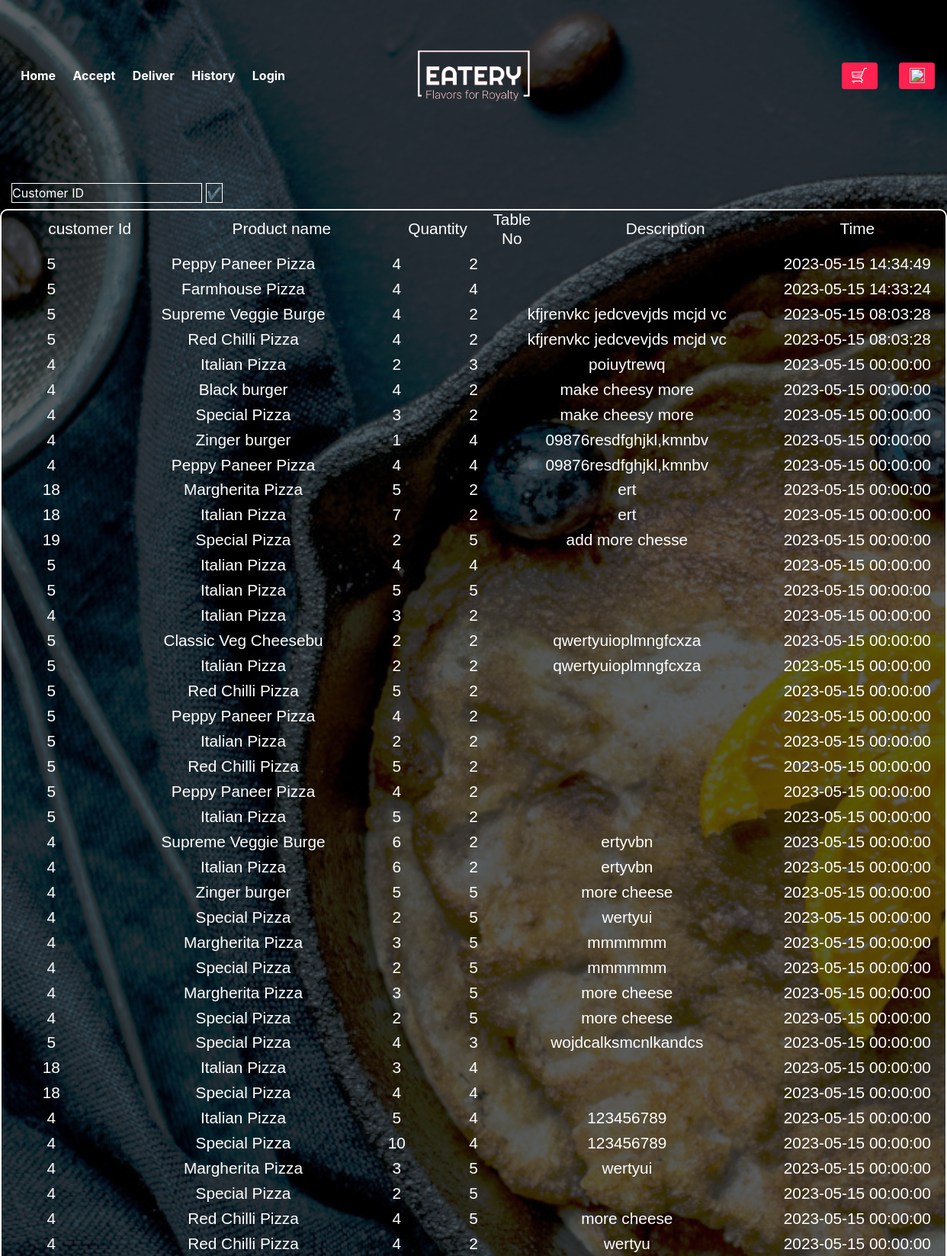
Page /admin_history.php (upper part) on the committed database.
### tables this page shows
CREATE TABLE `orders` (
  `order_id` int(4) NOT NULL,
  `customer_id` int(4) NOT NULL,
  `product_id` int(6) NOT NULL,
  `qty` int(2) NOT NULL,
  `order_desc` varchar(100) NOT NULL,
  `table_no` int(3) NOT NULL,
  `oreder_time` datetime NOT NULL DEFAULT current_timestamp(),
  `status` varchar(10) NOT NULL
);

CREATE TABLE `products` (
  `product_id` int(4) NOT NULL,
  `product_no` int(3) NOT NULL,
  `product_name` varchar(20) NOT NULL,
  `product_price` int(5) NOT NULL,
  `product_type` varchar(15) NOT NULL,
  `product_qty` int(5) NOT NULL,
  `product_desc` varchar(100) NOT NULL,
  `product_img` text NOT NULL
);

### admin_history.php (the view, shortened to what this page needs)
<html>
<head>
  <link rel="stylesheet" href="assets/vendors/themify-icons/css/themify-icons.css">
  <link rel="stylesheet" href="assets/vendors/animate/animate.css">
  <link rel="stylesheet" href="assets/css/foodhut.css">
  <link rel="stylesheet" href="assets/css/cart.css">
</head>
<body>
<nav class="custom-navbar navbar navbar-expand-lg navbar-dark fixed-top" data-spy="affix" data-offset-top="10">
        <div class="collapse navbar-collapse" id="navbarSupportedContent">
      <ul class="navbar-nav">
        <li class="nav-item">
          <input type="button" value="Home"  class="nav-link te"  href="" onclick="home(this.name)" name="index.php#Home">
        </li>
        <li class="nav-item">
        <input type="button" value="Accept"  class="nav-link te"  href="" onclick="home(this.name)" name="admin.php">
        </li>
        <li class="nav-item">
        <input type="button" value="Deliver"  class="nav-link te"  href="" onclick="home(this.name)" name="admin_ord.php">
        </li>
        <li class="nav-item">
        <input type="button" value="History"  class="nav-link te"  href="" onclick="home(this.name)" name="admin_history.php">
        </li>
        <li class="nav-item">
          <a class="nav-link" href="<?php if(isset($_SESSION['login'])){echo'assets/php/logout.php';}else{echo 'login.php';} ?>"><?php if(isset($_SESSION['login'])){echo'Log-out';}else{echo 'Login';} ?></a>
        </li>
      </ul>
      <a class="navbar-brand m-auto" href="#">
      <img src="assets/imgs/logo3.png" class="brand-img" alt="" onclick="home(this.name)" name="index.php#Home">
      </a>
      <ul class="navbar-nav">
        <li class="nav-item cart-btn">
          <a href="cart.php" class="btn btn-primary ml-xl-4 cart-btn"><img src="assets/imgs/cart.png" id="cart" alt=""
              srcset=""></a>
          <a href="<?php if(isset($_SESSION['login'])){echo'assets/php/profile.php';}else{echo'assets/php/error.php';} ?>" class="btn btn-primary ml-xl-4 cart-btn"><img src="assets/imgs/user.png" id="cart" alt=""></a>
        </li>
      </ul>
    </div>
    </nav>
<?php
include 'assets/php/config.php';
 ?>
<?php
if($_SERVER["REQUEST_METHOD"]=="GET"){
    if(isset($_GET['search'])){ ?>
        <header class="container-fluid">
        <div class="srch">
    <form action="" method="get">
        <input type="number" name="cid" placeholder="Customer ID">
        <input name="search" type="submit"  value="✔">
    </form>
</div>
    <div class="row" id="cart-container">
      <div class="col-sm-6 col-md-12 col-xs-12 my-2 cart-main cart-middle">
                <div class="container-fluid text-c" id="cart-head">
                  <div class="row d-flex cart-head">
                      <div class="col-2">
                          <h5>customer Id</h5>
                      </div>
                      <div class="col-3">
                          <h5>Product name</h5>
                      </div>
                      <div class="col-1">
                          <h5>Quantity</h5>
                      </div>
                      <div class="col-1">
                          <h5>Table No</h5>
                      </div>
                      <div class="col-3">
                          <h5>Description</h5>
                      </div>
                      <div class="col-2">
                          <h5>Time</h5>
                      </div>
                  </div>
                </div>
              <div class="container-fluid text-c" id="cart-head">
              <?php
                  $cid = $_SESSION['id'];
                  $scid = $_GET['cid'];
                  $qr = "select * from orders where customer_id= $scid order by oreder_time DESC";
                  $res = mysqli_query($conn,$qr);
                  if(mysqli_num_rows($res) != 0){
                    $nid = 1;
                  while($orders = mysqli_fetch_assoc($res)) {
                      $id = $orders['product_id'];
                      $qr1 = "select product_name from products where product_id = $id";
                      $nam = mysqli_query($conn,$qr1);
                      $name = mysqli_fetch_array($nam);
                      ?>
                <div class="row d-flex cart-head">
                      <div class="col-2">
                          <h5><?php echo $orders['customer_id']; ?></h5>
                      </div>
                      <div class="col-3">
                          <h5><?php echo $name['product_name']; ?></h5>
                      </div>
                      <div class="col-1">
                          <h5><?php echo $orders['qty']; ?></h5>
                      </div>
                      <div class="col-1">
                          <h5><?php echo $orders['table_no']; ?></h5>
                      </div>
                      <div class="col-3">
                          <h5><?php echo $orders['order_desc']; ?></h5>
                      </div>
                      <div class="col-3">
                          <h5><?php echo $orders['oreder_time']; ?></h5>
                      </div>
                </div>
                <?php } } else { ?>
                  <div class="row">
                    <div class="col">
                        <h4>Data not Found</h4>
                    </div>
                  </div>
                <?php } ?>
                <div class="row">
                  <div class="col-3"></div>
                  <div class="col-9">
                          <div class="col-6">
                          </div>
                        </div>
                      </div>
                  </div>
                </div>
      </div>
    </div>
</header>
<?php
    }else{
?>
<header class="container-fluid">
<div class="srch">
    <form action="" method="get">
        <input type="number" name="cid" placeholder="Customer ID">
        <input name="search" type="submit"  value="✔">
    </form>
</div>
    <div class="row" id="cart-container">
      <div class="col-sm-6 col-md-12 col-xs-12 my-2 cart-main cart-middle">
                <div class="container-fluid text-c" id="cart-head">
                  <div class="row d-flex cart-head">
                      <div class="col-2">
                          <h5>customer Id</h5>
                      </div>
                      <div class="col-3">
                          <h5>Product name</h5>
                      </div>
                      <div class="col-1">
                          <h5>Quantity</h5>
                      </div>
                      <div class="col-1">
                          <h5>Table No</h5>
                      </div>
                      <div class="col-3">
                          <h5>Description</h5>
                      </div>
                      <div class="col-2">
                          <h5>Time</h5>
                      </div>
                  </div>
                </div>
              <div class="container-fluid text-c" id="cart-head">
              <?php
                  $qr = "select * from orders order by oreder_time DESC";
                  $res = mysqli_query($conn,$qr);
                  while($orders = mysqli_fetch_assoc($res)) {
                      $id = $orders['product_id'];
                      $qr1 = "select product_name from products where product_id = $id";
                      $nam = mysqli_query($conn,$qr1);
                      $name = mysqli_fetch_array($nam);
                      ?>
                      <div class="row d-flex cart-head">
                      <div class="col-2">
                          <h5><?php echo $orders['customer_id']; ?></h5>
                      </div>
                      <div class="col-3">
                          <h5><?php echo $name['product_name']; ?></h5>
                      </div>
                      <div class="col-1">
                          <h5><?php echo $orders['qty']; ?></h5>
                      </div>
                      <div class="col-1">
                          <h5><?php echo $orders['table_no']; ?></h5>
                      </div>
                      <div class="col-3">
                          <h5><?php echo $orders['order_desc']; ?></h5>
                      </div>
                      <div class="col-3">
                          <h5><?php echo $orders['oreder_time']; ?></h5>
                      </div>
                </div>
                <?php } ?>
                  </div>
                </div>
      </div>
</header>
    <?php }}
?>
</body>
</html>

### assets/css/cart.css (style rules this page uses)
body { background-blend-mode: darken; background: rgba(33, 37, 41, 0.75) url('../imgs/main.jpg') repeat; background-size: cover; color: white; }
input { background: transparent; color: white; border: 1px solid white; }
a { color: white; }
.cart-head { flex-wrap: nowrap; align-items: center; text-align: center; justify-content: center; }
.cart-main { border: 2px solid white; border-radius: 10px; }
.text-c { text-align: center; }

### admin_history.php (style rules this page uses)
.te { background: transparent; border: none; }
::placeholder { color: white; }
header { margin : 30vh; }

### rows in the picture
orders: customer "5", product.product_name "Peppy Paneer Pizza", qty "4", table_no "2", oreder_time "2023-05-15 14:34:49"
orders: customer "5", product.product_name "Farmhouse Pizza", qty "4", table_no "4", oreder_time "2023-05-15 14:33:24"
orders: customer "5", product.product_name "Supreme Veggie Burge", qty "4", table_no "2", order_desc "kfjrenvkc jedcvevjds mcjd vc", oreder_time "2023-05-15 08:03:28"
orders: customer "5", product.product_name "Red Chilli Pizza", qty "4", table_no "2", order_desc "kfjrenvkc jedcvevjds mcjd vc", oreder_time "2023-05-15 08:03:28"
orders: customer "4", product.product_name "Italian Pizza", qty "2", table_no "3", order_desc "poiuytrewq", oreder_time "2023-05-15 00:00:00"
orders: customer "4", product.product_name "Black burger", qty "4", table_no "2", order_desc "make cheesy more", oreder_time "2023-05-15 00:00:00"
orders: customer "4", product.product_name "Special Pizza", qty "3", table_no "2", order_desc "make cheesy more", oreder_time "2023-05-15 00:00:00"
orders: customer "4", product.product_name "Zinger burger", qty "1", table_no "4", order_desc "09876resdfghjkl,kmnbv", oreder_time "2023-05-15 00:00:00"
orders: customer "4", product.product_name "Peppy Paneer Pizza", qty "4", table_no "4", order_desc "09876resdfghjkl,kmnbv", oreder_time "2023-05-15 00:00:00"
orders: customer "18", product.product_name "Margherita Pizza", qty "5", table_no "2", order_desc "ert", oreder_time "2023-05-15 00:00:00"
orders: customer "18", product.product_name "Italian Pizza", qty "7", table_no "2", order_desc "ert", oreder_time "2023-05-15 00:00:00"
orders: customer "19", product.product_name "Special Pizza", qty "2", table_no "5", order_desc "add more chesse", oreder_time "2023-05-15 00:00:00"
orders: customer "5", product.product_name "Italian Pizza", qty "4", table_no "4", oreder_time "2023-05-15 00:00:00"
orders: customer "5", product.product_name "Italian Pizza", qty "5", table_no "5", oreder_time "2023-05-15 00:00:00"
orders: customer "4", product.product_name "Italian Pizza", qty "3", table_no "2", oreder_time "2023-05-15 00:00:00"
orders: customer "5", product.product_name "Classic Veg Cheesebu", qty "2", table_no "2", order_desc "qwertyuioplmngfcxza", oreder_time "2023-05-15 00:00:00"
orders: customer "5", product.product_name "Italian Pizza", qty "2", table_no "2", order_desc "qwertyuioplmngfcxza", oreder_time "2023-05-15 00:00:00"
orders: customer "5", product.product_name "Red Chilli Pizza", qty "5", table_no "2", oreder_time "2023-05-15 00:00:00"
orders: customer "5", product.product_name "Peppy Paneer Pizza", qty "4", table_no "2", oreder_time "2023-05-15 00:00:00"
orders: customer "5", product.product_name "Italian Pizza", qty "2", table_no "2", oreder_time "2023-05-15 00:00:00"
orders: customer "5", product.product_name "Red Chilli Pizza", qty "5", table_no "2", oreder_time "2023-05-15 00:00:00"
orders: customer "5", product.product_name "Peppy Paneer Pizza", qty "4", table_no "2", oreder_time "2023-05-15 00:00:00"
orders: customer "5", product.product_name "Italian Pizza", qty "5", table_no "2", oreder_time "2023-05-15 00:00:00"
orders: customer "4", product.product_name "Supreme Veggie Burge", qty "6", table_no "2", order_desc "ertyvbn", oreder_time "2023-05-15 00:00:00"
orders: customer "4", product.product_name "Italian Pizza", qty "6", table_no "2", order_desc "ertyvbn", oreder_time "2023-05-15 00:00:00"
orders: customer "4", product.product_name "Zinger burger", qty "5", table_no "5", order_desc "more cheese", oreder_time "2023-05-15 00:00:00"
orders: customer "4", product.product_name "Special Pizza", qty "2", table_no "5", order_desc "wertyui", oreder_time "2023-05-15 00:00:00"
orders: customer "4", product.product_name "Margherita Pizza", qty "3", table_no "5", order_desc "mmmmmm", oreder_time "2023-05-15 00:00:00"
orders: customer "4", product.product_name "Special Pizza", qty "2", table_no "5", order_desc "mmmmmm", oreder_time "2023-05-15 00:00:00"
orders: customer "4", product.product_name "Margherita Pizza", qty "3", table_no "5", order_desc "more cheese", oreder_time "2023-05-15 00:00:00"
orders: customer "4", product.product_name "Special Pizza", qty "2", table_no "5", order_desc "more cheese", oreder_time "2023-05-15 00:00:00"
orders: customer "5", product.product_name "Special Pizza", qty "4", table_no "3", order_desc "wojdcalksmcnlkandcs", oreder_time "2023-05-15 00:00:00"
orders: customer "18", product.product_name "Italian Pizza", qty "3", table_no "4", oreder_time "2023-05-15 00:00:00"
orders: customer "18", product.product_name "Special Pizza", qty "4", table_no "4", oreder_time "2023-05-15 00:00:00"
orders: customer "4", product.product_name "Italian Pizza", qty "5", table_no "4", order_desc "123456789", oreder_time "2023-05-15 00:00:00"
orders: customer "4", product.product_name "Special Pizza", qty "10", table_no "4", order_desc "123456789", oreder_time "2023-05-15 00:00:00"
orders: customer "4", product.product_name "Margherita Pizza", qty "3", table_no "5", order_desc "wertyui", oreder_time "2023-05-15 00:00:00"
orders: customer "4", product.product_name "Special Pizza", qty "2", table_no "5", oreder_time "2023-05-15 00:00:00"
orders: customer "4", product.product_name "Red Chilli Pizza", qty "4", table_no "5", order_desc "more cheese", oreder_time "2023-05-15 00:00:00"
orders: customer "4", product.product_name "Red Chilli Pizza", qty "4", table_no "2", order_desc "wertyu", oreder_time "2023-05-15 00:00:00"
